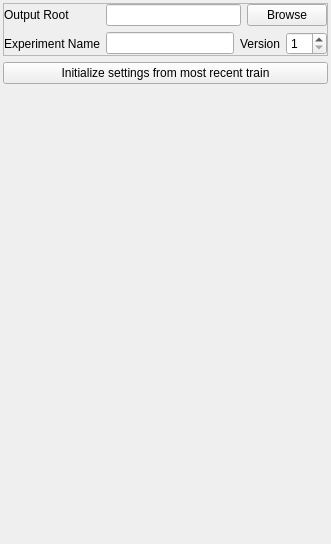
                 <widget class="QWidget" name="experiment_settings_container">
                  <property name="geometry">
                   <rect>
                    <x>0</x>
                    <y>0</y>
                    <width>331</width>
                    <height>544</height>
                   </rect>
                  </property>
                  <layout class="QVBoxLayout" name="verticalLayout_11">
                   <property name="spacing">
                    <number>6</number>
                   </property>
                   <property name="leftMargin">
                    <number>3</number>
                   </property>
                   <property name="topMargin">
                    <number>3</number>
                   </property>
                   <property name="rightMargin">
                    <number>3</number>
                   </property>
                   <property name="bottomMargin">
                    <number>3</number>
                   </property>
                   <item>
                    <widget class="QFrame" name="frame_8">
                     <property name="frameShape">
                      <enum>QFrame::StyledPanel</enum>
                     </property>
                     <property name="frameShadow">
                      <enum>QFrame::Raised</enum>
                     </property>
                     <layout class="QFormLayout" name="formLayout_13">
                      <property name="leftMargin">
                       <number>0</number>
                      </property>
                      <property name="topMargin">
                       <number>0</number>
                      </property>
                      <property name="rightMargin">
                       <number>0</number>
                      </property>
                      <property name="bottomMargin">
                       <number>0</number>
                      </property>
                      <item row="0" column="0">
                       <widget class="QLabel" name="label_2">
                        <property name="text">
                         <string>Output Root</string>
                        </property>
                       </widget>
                      </item>
                      <item row="0" column="1">
                       <layout class="QHBoxLayout" name="horizontalLayout_3">
                        <item>
                         <widget class="QLineEdit" name="output_directory"/>
                        </item>
                        <item>
                         <widget class="QPushButton" name="browse_output">
                          <property name="text">
                           <string>Browse</string>
                          </property>
                         </widget>
                        </item>
                       </layout>
                      </item>
                      <item row="1" column="0">
                       <widget class="QLabel" name="label_3">
                        <property name="text">
                         <string>Experiment Name</string>
                        </property>
                       </widget>
                      </item>
                      <item row="1" column="1">
                       <layout class="QHBoxLayout" name="horizontalLayout_4">
                        <item>
                         <widget class="QLineEdit" name="experiment_name"/>
                        </item>
                        <item>
                         <widget class="QLabel" name="label_4">
                          <property name="text">
                           <string>Version</string>
                          </property>
                         </widget>
                        </item>
                        <item>
                         <widget class="QSpinBox" name="experiment_version">
                          <property name="minimum">
                           <number>1</number>
                          </property>
                         </widget>
                        </item>
                       </layout>
                      </item>
                     </layout>
                    </widget>
                   </item>
                   <item>
                    <widget class="QPushButton" name="init_from_last_train">
                     <property name="text">
                      <string>Initialize settings from most recent train</string>
                     </property>
                    </widget>
                   </item>
                   <item>
                    <spacer name="verticalSpacer_8">
                     <property name="orientation">
                      <enum>Qt::Vertical</enum>
                     </property>
                     <property name="sizeHint" stdset="0">
                      <size>
                       <width>20</width>
                       <height>40</height>
                      </size>
                     </property>
                    </spacer>
                   </item>
                  </layout>
                 </widget>
